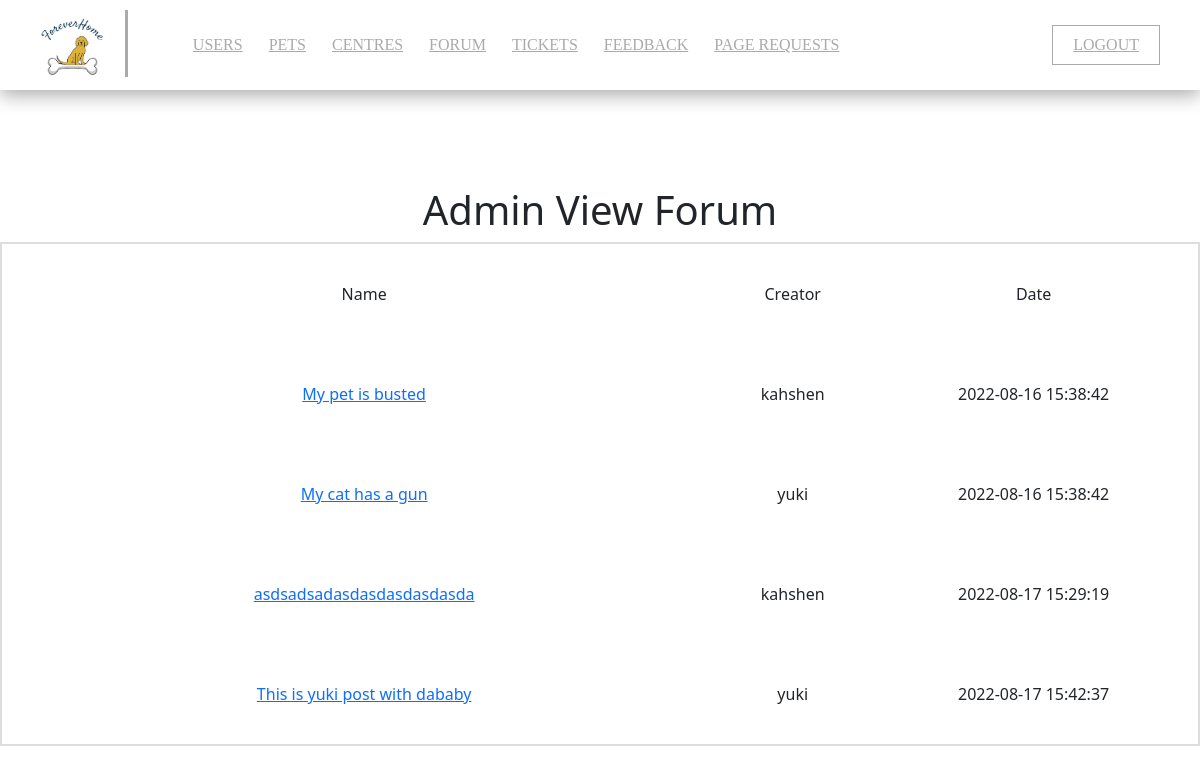
Screenshot of /admin/admin_view_forum.php with the database file from the repository.
### tables this page shows
CREATE TABLE IF NOT EXISTS `forum_post` (
  `topic_id` int(11) NOT NULL AUTO_INCREMENT,
  `title` text NOT NULL,
  `description` text NOT NULL,
  `user_ID` int(11) NOT NULL,
  `time` datetime NOT NULL DEFAULT CURRENT_TIMESTAMP,
  `image` varchar(50) NOT NULL,
  PRIMARY KEY (`topic_id`),
  KEY `Foreign Key9` (`user_ID`)
);

CREATE TABLE IF NOT EXISTS `users` (
  `ID` int(11) NOT NULL AUTO_INCREMENT,
  `username` varchar(32) NOT NULL,
  `password` varchar(50) NOT NULL,
  `role` varchar(10) NOT NULL,
  `IC` text NOT NULL,
  `email` varchar(50) NOT NULL,
  `first_name` varchar(32) NOT NULL,
  `last_name` varchar(100) NOT NULL,
  `phone` varchar(14) NOT NULL,
  `income` int(11) NOT NULL,
  `address` text NOT NULL,
  PRIMARY KEY (`ID`)
);

### admin/admin_view_forum.php (the view, shortened to what this page needs)
<?php
include("../conn.php");
?>
<!doctype html>
<html lang="en">
<head>
    <link rel="stylesheet" href="../CSS/reset.css?v=<?php echo time(); ?>">
    <link rel="stylesheet" href="../CSS/style.css?v=<?php echo time(); ?>">
    <link rel="stylesheet" href="../CSS/admin_style.css?v=<?php echo time(); ?>">
    <link href="https://cdn.jsdelivr.net/npm/bootstrap@5.0.2/dist/css/bootstrap.min.css" rel="stylesheet">
</head>
<body>
    <header>
        <a href="admin_users.php" class="header-brand"><img src="../Imgs/ForeverHome Logo.png" alt=""></a>
        <nav>
            <ul>
                <li> <a href="admin_users.php">Users</a> </li>
                <li> <a href="admin_pets.php" >Pets</a> </li>
                <li> <a href="admin_centres.php">Centres</a> </li>
                <li> <a href="admin_view_forum.php" id="selected">Forum</a> </li>
                <li> <a href="admin_view_customers.php">Tickets</a> </li>
                <li> <a href="admin_view_customers.php">Feedback</a> </li>
                <li> <a href="admin_view_customers.php">Page Requests</a> </li>
            </ul>
            <a href="admin_logout.php" class="header-cases">Logout</a>
        </nav>
    </header>
    <center>
        <br>
        <br>
        <br>
        <br>
        <h1>Admin View Forum</h1>
        <?php echo '<table border="1px;">'; ?>
        <tr>
            <td width="400px;" style="text-align: center;">
                Name
            </td>
            <td width="80px;" style="text-align: center;">
                Creator
            </td>
            <td width="190px;" style="text-align: center;">
                Date
            </td>
        </tr>
    </center>
    <?php
    $check = mysqli_query($con, "SELECT * FROM forum_post INNER JOIN users ON forum_post.user_ID = users.ID");
    if (mysqli_num_rows($check) != 0) {
        while ($row = mysqli_fetch_assoc($check)) {
            $id = $row['topic_id'];
            echo "<tr>";
            echo "<td style='text-align: center;'><a href='admin_view_topic.php?id=$id'>" . $row['title'] . "</a></td>";
            echo "<td style='text-align: center;'>" . $row['username'] . "</td>";
            echo "<td style='text-align: center;'>" . $row['time'] . "</td>";
            echo "</tr>";
        }
    } else {
        echo "No topics found";
    }
    ?>
    <br>
    <br>
    <?php include('fakejs.php')   ?>

### admin/fakejs.php (shortened to what this page needs)
</body>
</html>

### CSS/style.css (style rules this page uses)
body { font-family: 'Open Sans', sans-serif; }
* { box-sizing: border-box; }

### CSS/admin_style.css (style rules this page uses)
* { text-decoration: none; }
body { background-color: white; }
header { background-color: white; width: 100%; height: 90px; position: static; box-shadow: 0px 5px 18px #aaa; }
header .header-brand { display: block; padding: 7px 20px 0 40px; border-right: 3px solid #aaa; float: left; margin-top: 10px; }
header .header-brand img { height: 60px; }
header nav ul { display: block; width: fit-content; margin: 0px 0px 0px 20px; float: left; }
header nav ul li { display: inline-block; float: left; list-style: none; }
header nav ul li a { display: block; font-family: Catamaran; font-size: 16px; color: #aaa; text-transform: uppercase; height: 100%; padding: 0px 13px; line-height: 90px; transition: 0.3s; }
header nav ul li #selected { text-decoration: underline; }
header .header-cases { display: block; font-family: Catamaran; font-size: 16px; color: #aaa; text-transform: uppercase; line-height: 38px; border: 1px solid #aaa; float: right; margin-right: 40px; margin-top: 25px; padding: 0 20px; transition: 0.3s; }
table { padding-top: 100px; margin-bottom: 50px; height: 50px; width: 100%; border: 2px solid #ddd; }
th, td, tr { border: 2px solid #ddd; }
td { height: 100px; line-height: 100px; padding-left: 10px; }
*, *::after, *::before { box-sizing: border-box; }

### rows the page displays
forum_post: title "My pet is busted", user_ID.username "kahshen", time "2022-08-16 15:38:42"
forum_post: title "My cat has a gun", user_ID.username "yuki", time "2022-08-16 15:38:42"
forum_post: title "asdsadsadasdasdasdasdasda", user_ID.username "kahshen", time "2022-08-17 15:29:19"
forum_post: title "This is yuki post with dababy", user_ID.username "yuki", time "2022-08-17 15:42:37"
